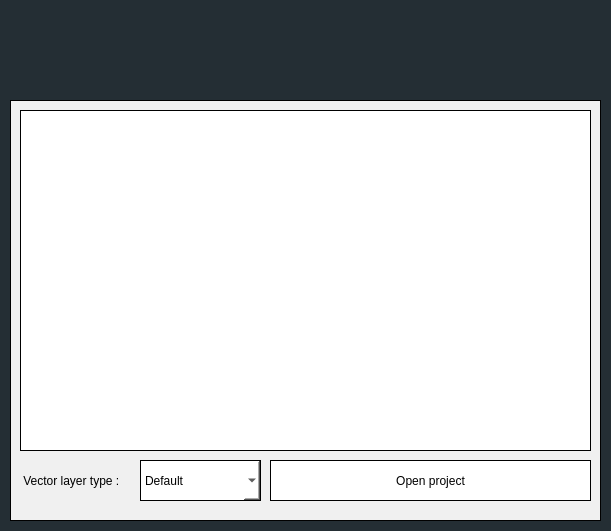
<?xml version="1.0" encoding="UTF-8"?>
<ui version="4.0">
 <class>Dialog</class>
 <widget class="QDialog" name="Dialog">
  <property name="geometry">
   <rect>
    <x>0</x>
    <y>0</y>
    <width>611</width>
    <height>531</height>
   </rect>
  </property>
  <property name="windowTitle">
   <string>Open project</string>
  </property>
  <property name="styleSheet">
   <string notr="true">background-color:rgb(36, 46, 52)</string>
  </property>
  <widget class="QLabel" name="jmap_image_label">
   <property name="geometry">
    <rect>
     <x>10</x>
     <y>10</y>
     <width>121</width>
     <height>71</height>
    </rect>
   </property>
   <property name="text">
    <string/>
   </property>
   <property name="pixmap">
    <pixmap resource="../resources/resources.qrc">:/images/images/Logo_JMap_Cloud.svg</pixmap>
   </property>
  </widget>
  <widget class="QWidget" name="widget" native="true">
   <property name="geometry">
    <rect>
     <x>10</x>
     <y>100</y>
     <width>591</width>
     <height>421</height>
    </rect>
   </property>
   <property name="styleSheet">
    <string notr="true">background-color:rgb(240, 240, 240);
border: 1px solid</string>
   </property>
   <widget class="QPushButton" name="open_project_pushButton">
    <property name="geometry">
     <rect>
      <x>260</x>
      <y>360</y>
      <width>321</width>
      <height>41</height>
     </rect>
    </property>
    <property name="sizePolicy">
     <sizepolicy hsizetype="Preferred" vsizetype="MinimumExpanding">
      <horstretch>0</horstretch>
      <verstretch>0</verstretch>
     </sizepolicy>
    </property>
    <property name="focusPolicy">
     <enum>Qt::WheelFocus</enum>
    </property>
    <property name="styleSheet">
     <string notr="true">QPushButton {
 background-color: rgb(255, 255, 255);
 color: rgb(0, 0, 0);
}
QPushButton:disabled {
 color: rgb(120, 120, 120);
}</string>
    </property>
    <property name="text">
     <string>Open project</string>
    </property>
   </widget>
   <widget class="QListWidget" name="project_List_listWidget">
    <property name="geometry">
     <rect>
      <x>10</x>
      <y>10</y>
      <width>571</width>
      <height>341</height>
     </rect>
    </property>
    <property name="styleSheet">
     <string notr="true">QListWidget {
 font-size: 17px;
 background-color: rgb(255, 255, 255);
 color: rgb(0, 0, 0);
}
QListWidget::item {
 color: rgb(0, 0, 0);
}
QListWidget::item:selected {
 background-color: rgb(60, 150, 0);
 color: rgb(255, 255, 255);
}</string>
    </property>
    <property name="iconSize">
     <size>
      <width>100</width>
      <height>75</height>
     </size>
    </property>
    <property name="spacing">
     <number>3</number>
    </property>
    <property name="viewMode">
     <enum>QListView::ListMode</enum>
    </property>
   </widget>
   <widget class="QLabel" name="vector_type_label">
    <property name="geometry">
     <rect>
      <x>10</x>
      <y>360</y>
      <width>111</width>
      <height>41</height>
     </rect>
    </property>
    <property name="styleSheet">
     <string notr="true">border : none;
color:black</string>
    </property>
    <property name="text">
     <string> Vector layer type :</string>
    </property>
   </widget>
   <widget class="QComboBox" name="vector_type_comboBox">
    <property name="geometry">
     <rect>
      <x>130</x>
      <y>360</y>
      <width>121</width>
      <height>41</height>
     </rect>
    </property>
    <property name="autoFillBackground">
     <bool>false</bool>
    </property>
    <property name="styleSheet">
     <string notr="true">background-color:white;
color:black</string>
    </property>
    <item>
     <property name="text">
      <string>Default</string>
     </property>
    </item>
    <item>
     <property name="text">
      <string>All in GeoJSON</string>
     </property>
    </item>
    <item>
     <property name="text">
      <string>All in Vector Tiles</string>
     </property>
    </item>
   </widget>
  </widget>
 </widget>
 <resources>
  <include location="../../resources.qrc"/> </resources>
 <connections/>
</ui>
